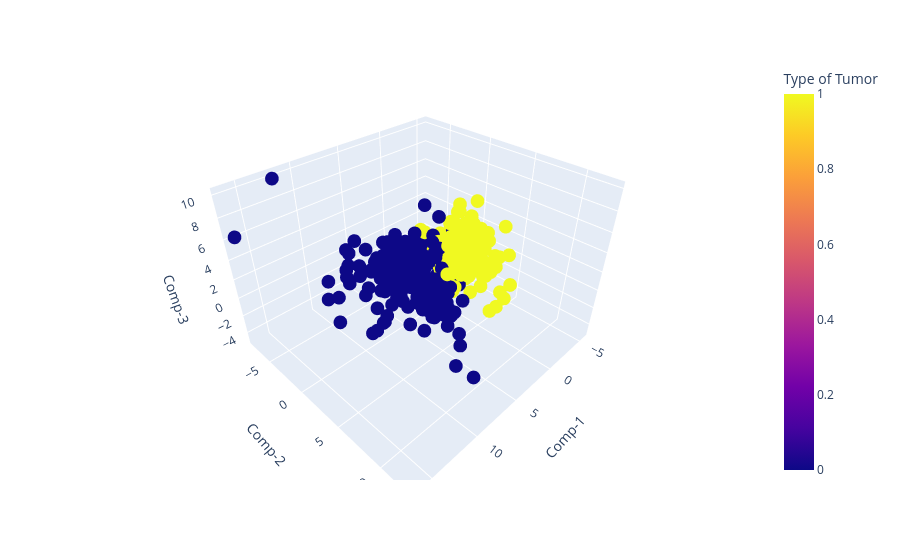

Notebook source saved alongside this figure:
### Code cell
fig = px.scatter_3d(df_pca, x='Comp-1', y='Comp-2', z= 'Comp-3',color='Type of Tumor')
fig.show()

### Figure 1 — Plotly figure (JSON) as saved in the notebook; plotly's stock layout.template omitted (floating-point values rounded to 4 significant figures; data arrays with more than 128 entries replaced by an {"elided": "..."} marker saying what was removed)
{"data": [{"hovertemplate": "Comp-1=%{x}<br>Comp-2=%{y}<br>Comp-3=%{z}<br>Type of Tumor=%{marker.color}<extra></extra>", "legendgroup": "", "marker": {"color": {"elided": "569 int values"}, "coloraxis": "coloraxis", "symbol": "circle"}, "mode": "markers", "name": "", "scene": "scene", "showlegend": false, "type": "scatter3d", "x": {"elided": "569 float values"}, "y": {"elided": "569 float values"}, "z": {"elided": "569 float values"}}], "layout": {"coloraxis": {"colorbar": {"title": {"text": "Type of Tumor"}}, "colorscale": [[0, "#0d0887"], [0.1111, "#46039f"], [0.2222, "#7201a8"], [0.3333, "#9c179e"], [0.4444, "#bd3786"], [0.5556, "#d8576b"], [0.6667, "#ed7953"], [0.7778, "#fb9f3a"], [0.8889, "#fdca26"], [1, "#f0f921"]]}, "legend": {"tracegroupgap": 0}, "margin": {"t": 60}, "scene": {"domain": {"x": [0, 1], "y": [0, 1]}, "xaxis": {"title": {"text": "Comp-1"}}, "yaxis": {"title": {"text": "Comp-2"}}, "zaxis": {"title": {"text": "Comp-3"}}}}}
